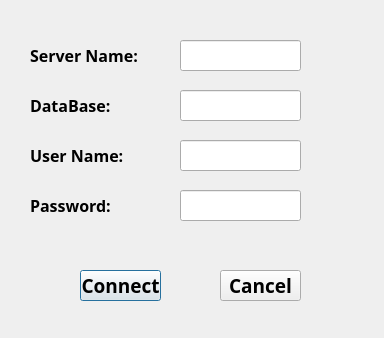
<?xml version="1.0" encoding="UTF-8"?>
<ui version="4.0">
 <class>CConnectDialog</class>
 <widget class="QDialog" name="CConnectDialog">
  <property name="geometry">
   <rect>
    <x>0</x>
    <y>0</y>
    <width>384</width>
    <height>338</height>
   </rect>
  </property>
  <property name="windowTitle">
   <string>Dialog</string>
  </property>
  <widget class="QPushButton" name="connect_Button">
   <property name="geometry">
    <rect>
     <x>80</x>
     <y>270</y>
     <width>81</width>
     <height>31</height>
    </rect>
   </property>
   <property name="font">
    <font>
     <family>Adobe Devanagari</family>
     <pointsize>14</pointsize>
     <weight>75</weight>
     <bold>true</bold>
    </font>
   </property>
   <property name="text">
    <string>Connect</string>
   </property>
  </widget>
  <widget class="QPushButton" name="cancel_button">
   <property name="geometry">
    <rect>
     <x>220</x>
     <y>270</y>
     <width>81</width>
     <height>31</height>
    </rect>
   </property>
   <property name="font">
    <font>
     <family>Adobe Devanagari</family>
     <pointsize>14</pointsize>
     <weight>75</weight>
     <bold>true</bold>
    </font>
   </property>
   <property name="text">
    <string>Cancel</string>
   </property>
  </widget>
  <widget class="QLabel" name="label">
   <property name="geometry">
    <rect>
     <x>30</x>
     <y>40</y>
     <width>131</width>
     <height>31</height>
    </rect>
   </property>
   <property name="font">
    <font>
     <family>Source Code Pro</family>
     <pointsize>12</pointsize>
     <weight>75</weight>
     <bold>true</bold>
    </font>
   </property>
   <property name="text">
    <string>Server Name:</string>
   </property>
  </widget>
  <widget class="QLabel" name="label_2">
   <property name="geometry">
    <rect>
     <x>30</x>
     <y>90</y>
     <width>131</width>
     <height>31</height>
    </rect>
   </property>
   <property name="font">
    <font>
     <family>Source Code Pro</family>
     <pointsize>12</pointsize>
     <weight>75</weight>
     <bold>true</bold>
    </font>
   </property>
   <property name="text">
    <string>DataBase:</string>
   </property>
  </widget>
  <widget class="QLabel" name="label_3">
   <property name="geometry">
    <rect>
     <x>30</x>
     <y>140</y>
     <width>131</width>
     <height>31</height>
    </rect>
   </property>
   <property name="font">
    <font>
     <family>Source Code Pro</family>
     <pointsize>12</pointsize>
     <weight>75</weight>
     <bold>true</bold>
    </font>
   </property>
   <property name="text">
    <string>User Name:</string>
   </property>
  </widget>
  <widget class="QLabel" name="label_4">
   <property name="geometry">
    <rect>
     <x>30</x>
     <y>190</y>
     <width>131</width>
     <height>31</height>
    </rect>
   </property>
   <property name="font">
    <font>
     <family>Source Code Pro</family>
     <pointsize>12</pointsize>
     <weight>75</weight>
     <bold>true</bold>
    </font>
   </property>
   <property name="text">
    <string>Password:</string>
   </property>
  </widget>
  <widget class="QLineEdit" name="server_lineEdit">
   <property name="geometry">
    <rect>
     <x>180</x>
     <y>40</y>
     <width>121</width>
     <height>31</height>
    </rect>
   </property>
   <property name="font">
    <font>
     <family>Adobe Devanagari</family>
     <pointsize>10</pointsize>
    </font>
   </property>
  </widget>
  <widget class="QLineEdit" name="database_lineEdit">
   <property name="geometry">
    <rect>
     <x>180</x>
     <y>90</y>
     <width>121</width>
     <height>31</height>
    </rect>
   </property>
   <property name="font">
    <font>
     <family>Adobe Devanagari</family>
     <pointsize>10</pointsize>
    </font>
   </property>
  </widget>
  <widget class="QLineEdit" name="uid_lineEdit">
   <property name="geometry">
    <rect>
     <x>180</x>
     <y>140</y>
     <width>121</width>
     <height>31</height>
    </rect>
   </property>
   <property name="font">
    <font>
     <family>Adobe Devanagari</family>
     <pointsize>10</pointsize>
    </font>
   </property>
  </widget>
  <widget class="QLineEdit" name="pwd_lineEdit">
   <property name="geometry">
    <rect>
     <x>180</x>
     <y>190</y>
     <width>121</width>
     <height>31</height>
    </rect>
   </property>
   <property name="font">
    <font>
     <family>Adobe Devanagari</family>
     <pointsize>10</pointsize>
    </font>
   </property>
  </widget>
 </widget>
 <resources/>
 <connections/>
</ui>
